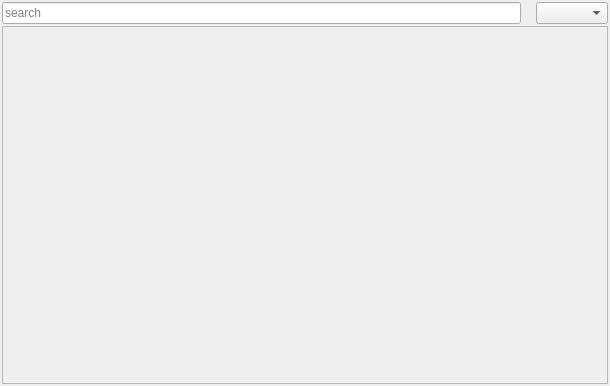
<?xml version="1.0" encoding="UTF-8"?>
<ui version="4.0">
 <class>RecentDock</class>
 <widget class="QDockWidget" name="RecentDock">
  <property name="geometry">
   <rect>
    <x>0</x>
    <y>0</y>
    <width>610</width>
    <height>386</height>
   </rect>
  </property>
  <property name="minimumSize">
   <size>
    <width>164</width>
    <height>263</height>
   </size>
  </property>
  <property name="windowIcon">
   <iconset theme="document-open-recent">
    <normaloff>:/icons/oxygen/32x32/actions/document-open-recent.png</normaloff>:/icons/oxygen/32x32/actions/document-open-recent.png</iconset>
  </property>
  <property name="windowTitle">
   <string>Recent</string>
  </property>
  <widget class="QWidget" name="dockWidgetContents">
   <layout class="QVBoxLayout" name="verticalLayout">
    <property name="spacing">
     <number>2</number>
    </property>
    <property name="leftMargin">
     <number>2</number>
    </property>
    <property name="topMargin">
     <number>2</number>
    </property>
    <property name="rightMargin">
     <number>2</number>
    </property>
    <property name="bottomMargin">
     <number>2</number>
    </property>
    <item>
     <layout class="QHBoxLayout" name="horizontalLayout">
      <property name="spacing">
       <number>15</number>
      </property>
      <item>
       <widget class="LineEditClear" name="lineEdit">
        <property name="toolTip">
         <string>Show only files with name matching text</string>
        </property>
        <property name="placeholderText">
         <string>search</string>
        </property>
       </widget>
      </item>
      <item>
       <widget class="QComboBox" name="comboBox"/>
      </item>
     </layout>
    </item>
    <item>
     <widget class="QScrollArea" name="scrollArea">
      <property name="widgetResizable">
       <bool>true</bool>
      </property>
      <property name="alignment">
       <set>Qt::AlignCenter</set>
      </property>
      <widget class="QWidget" name="scrollAreaWidgetContents">
       <property name="geometry">
        <rect>
         <x>0</x>
         <y>0</y>
         <width>604</width>
         <height>325</height>
        </rect>
       </property>
       <layout class="QVBoxLayout" name="verticalLayout_2">
        <property name="spacing">
         <number>2</number>
        </property>
        <property name="sizeConstraint">
         <enum>QLayout::SetDefaultConstraint</enum>
        </property>
        <property name="leftMargin">
         <number>0</number>
        </property>
        <property name="topMargin">
         <number>0</number>
        </property>
        <property name="rightMargin">
         <number>0</number>
        </property>
        <property name="bottomMargin">
         <number>0</number>
        </property>
       </layout>
      </widget>
     </widget>
    </item>
   </layout>
  </widget>
  <action name="actionRemove">
   <property name="text">
    <string>Remove</string>
   </property>
   <property name="toolTip">
    <string>Remove selected item</string>
   </property>
  </action>
  <action name="actionRemoveAll">
   <property name="text">
    <string>Remove All</string>
   </property>
   <property name="toolTip">
    <string>Remove all items</string>
   </property>
  </action>
  <action name="actionPlay">
   <property name="text">
    <string>Play</string>
   </property>
   <property name="toolTip">
    <string>Play the item</string>
   </property>
  </action>
  <action name="actionProperties">
   <property name="text">
    <string>Properties</string>
   </property>
   <property name="toolTip">
    <string>Show properties</string>
   </property>
  </action>
 </widget>
 <customwidgets>
  <customwidget>
   <class>LineEditClear</class>
   <extends>QLineEdit</extends>
   <header>widgets/lineeditclear.h</header>
  </customwidget>
 </customwidgets>
 <resources/>
 <connections/>
</ui>
